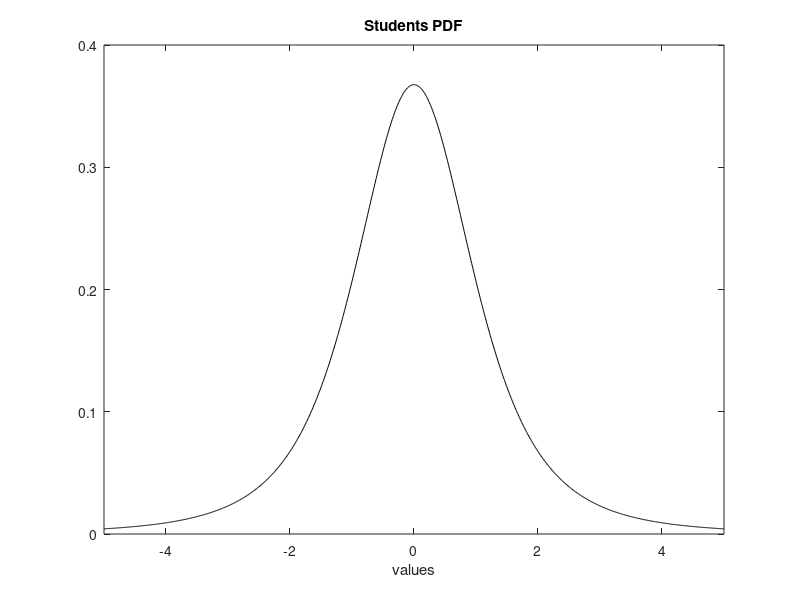

MATLAB code for this plot:
% Student's PDF
v=-5:0.01:5;                    %values set
nu=3;                           %random variable parameter ("degrees of freedom")
ypdf=tpdf(v,nu);                %Student's PDF
plot(v,ypdf,'k'); hold on;      %plots figure
axis([-5 5 0 0.4]);
xlabel('values'); 
title('Students PDF');
